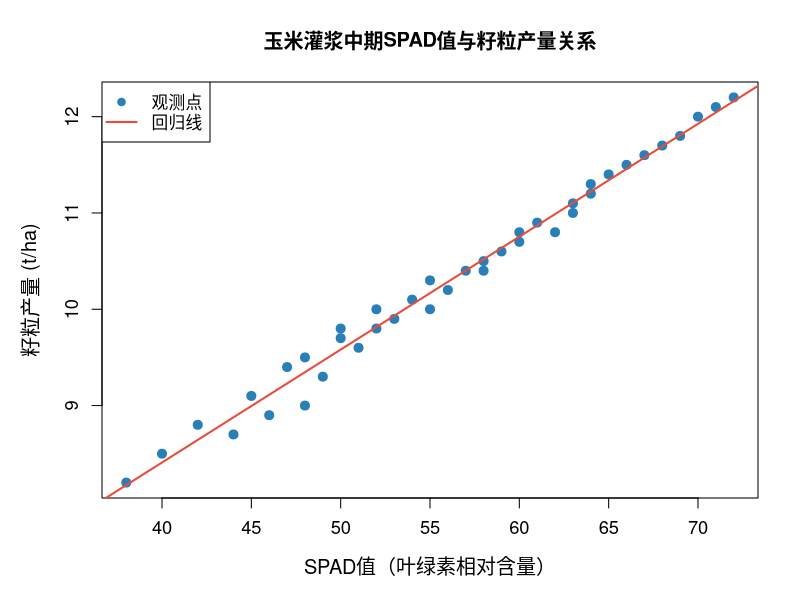

Reproduce this figure in R.
# 测验题五：散点图展示SPAD与产量关系
# 功能：用散点图展示SPAD与产量的关系，添加一元线性回归线，并保存为PDF

# 创建输出目录
output_dir <- "t5"
if (!dir.exists(output_dir)) {
  dir.create(output_dir)
}

# 数据准备
spad_values <- c(38, 40, 42, 45, 47, 50, 52, 55, 48, 46, 44, 49, 51, 53, 56, 54, 50, 48, 52, 55, 
                 57, 59, 60, 58, 61, 63, 60, 58, 62, 64, 65, 63, 66, 68, 67, 64, 69, 70, 72, 71)

yield <- c(8.2, 8.5, 8.8, 9.1, 9.4, 9.7, 10.0, 10.3, 9.0, 8.9, 8.7, 9.3, 9.6, 9.9, 10.2, 10.1, 9.8, 
           9.5, 9.8, 10.0, 10.4, 10.6, 10.8, 10.5, 10.9, 11.1, 10.7, 10.4, 10.8, 11.2, 11.4, 11.0, 
           11.5, 11.7, 11.6, 11.3, 11.8, 12.0, 12.2, 12.1)

# 线性回归分析
lm_model <- lm(yield ~ spad_values)
regression_line <- predict(lm_model)

# 生成散点图
pdf(file = file.path(output_dir, "SPAD与产量关系散点图.pdf"), width = 8, height = 8)

# 设置图形参数
par(mar = c(5, 5, 4, 2) + 0.1)

# 创建散点图
plot(spad_values, yield, 
     pch = 19,  # 实心圆点
     col = "#2980B9",  # 自定义颜色
     xlab = "SPAD值（叶绿素相对含量）",
     ylab = "籽粒产量 (t/ha)",
     main = "玉米灌浆中期SPAD值与籽粒产量关系",
     cex = 1.2,
     cex.axis = 1.1,
     cex.lab = 1.2)

# 添加回归线
abline(lm_model, col = "#E74C3C", lwd = 2)

# 添加图例
legend("topleft", 
       legend = c("观测点", "回归线"),
       pch = c(19, NA),
       lty = c(NA, 1),
       col = c("#2980B9", "#E74C3C"),
       lwd = c(NA, 2))

dev.off()

# 输出回归统计信息
cat("线性回归结果：\n")
cat("回归方程：产量 =", round(coef(lm_model)[1], 3), "+", round(coef(lm_model)[2], 3), "× SPAD\n")
cat("R² =", round(summary(lm_model)$r.squared, 3), "\n")
cat("散点图已保存至", file.path(output_dir, "SPAD与产量关系散点图.pdf"), "\n")